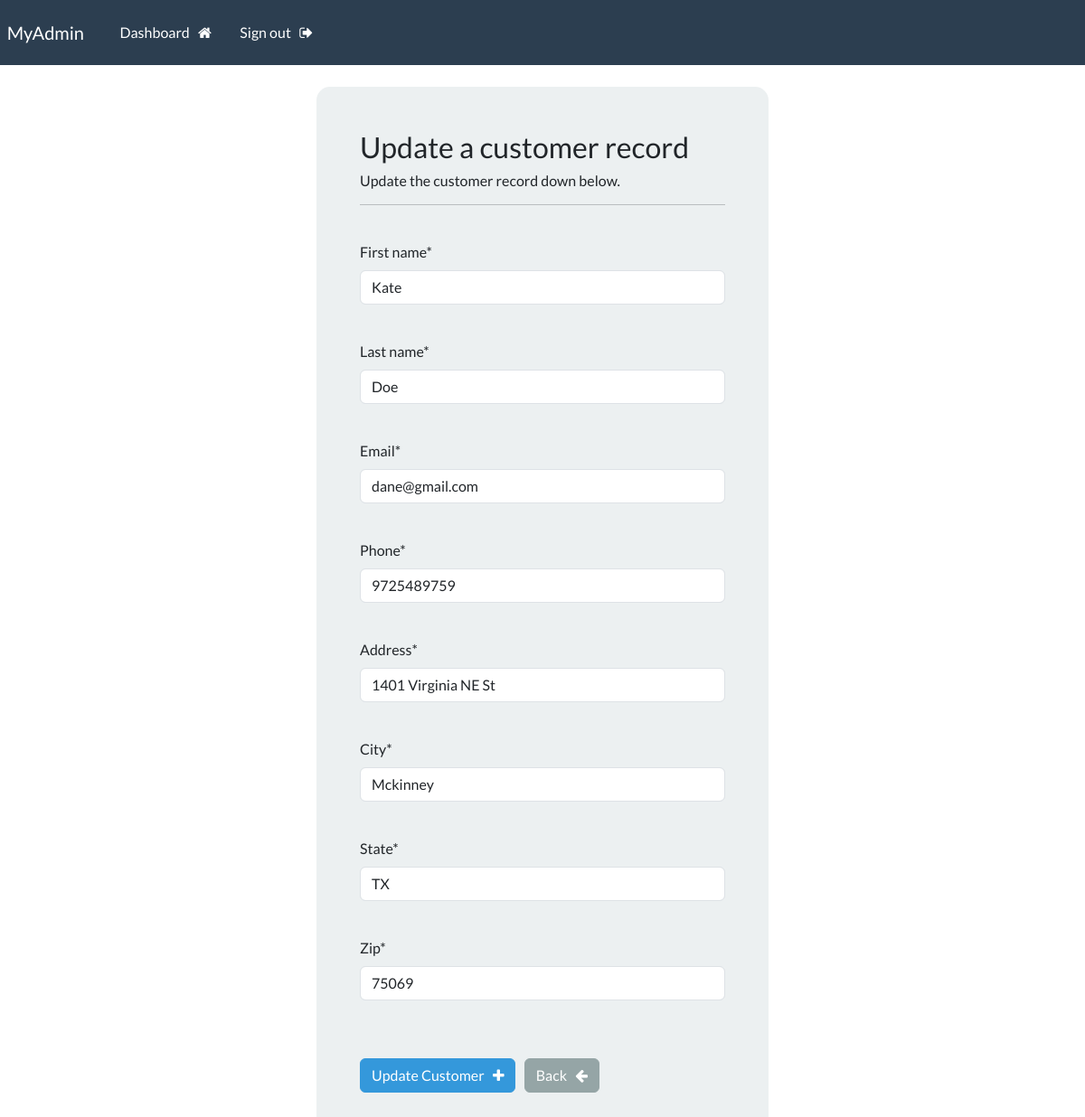
/update-customer/2/ (signed in), run on the app's committed database.
### webapp/models.py (models this page shows, shortened)
class Customer(models.Model):
    creation_date = models.DateTimeField(auto_now_add=True)
    first_name = models.CharField(max_length=100)
    last_name = models.CharField(max_length=100)
    email = models.CharField(max_length=255)
    phone = models.CharField(max_length=20)
    address = models.CharField(max_length=200)
    city = models.CharField(max_length=100)
    state = models.CharField(max_length=2)
    zip = models.CharField(max_length=10)

### webapp/views.py (the view)
# urls.py: path('update-customer/<int:pk>/', views.update_customer, name="update-record"),
@login_required(login_url='my_login')
def update_customer(request, pk):
    customer = Customer.objects.get(id=pk)
    form = UpdateCustomerForm(instance=customer)
    if request.method == 'POST':
        form = UpdateCustomerForm(request.POST, instance=customer)
        if form.is_valid():
            form.save()
            messages.success(request, "Customer updated successfully!")
            return redirect("dashboard")
    context = {'form': form}
    return render(request, 'webapp/update-customer.html', context=context)

### webapp/forms.py
class UpdateCustomerForm(forms.ModelForm):
    class Meta:
        model = Customer
        fields = ['first_name', 'last_name', 'email', 'phone', 'address', 'city', 'state', 'zip']

### webapp/templates/webapp/update-customer.html (shortened to what this page needs)
{% extends 'webapp/base.html' %}
{% load crispy_forms_tags %}
{% block content %}
    <body>
        <div class="container bg-light shadow-md p-5 form-layout">
            <h3>Update a customer record</h3>
            <h6>Update the customer record down below. </h6>
            <hr>
            <br>
            <form method="POST" autocomplete="off">
                {{form.first_name|as_crispy_field}}
                <br>
                {{form.last_name|as_crispy_field}}
                <br>
                {{form.email|as_crispy_field}}
                <br>
                {{form.phone|as_crispy_field}}
                <br>
                {{form.address|as_crispy_field}}
                <br>
                {{form.city|as_crispy_field}}
                <br>
                {{form.state|as_crispy_field}}
                <br>
                {{form.zip|as_crispy_field}}
                <br>
                <br>
                <button type="submit" class="btn btn-info"> Update Customer &nbsp; <i class="fa fa-plus" aria-hidden="true"></i> </button>
                <a href="{% url 'dashboard' %}" class="btn btn-secondary"> Back &nbsp; <i class="fa fa-arrow-left" aria-hidden="true"></i></a>
            </form>
        </div>
        <br>
    </body>
{% endblock %}

### static/css/styles.css (style rules this page uses)
.form-layout { border-radius: 15px; width: 500px; }

### data on the page
Customer: first_name "Kate", last_name "Doe", email "dane@gmail.com", phone "9725489759", address "1401 Virginia NE St", city "Mckinney", state "TX", zip "75069"
